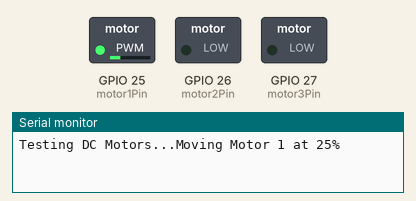
Simulated run of this sketch. Board: ESP32. Shown: switched loads named in the sketch (green lamp = pin HIGH), the last lines printed to the serial monitor.

Above: at 0.1 s.
At 30.1 s:
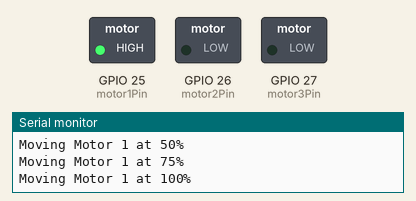
At 70.1 s:
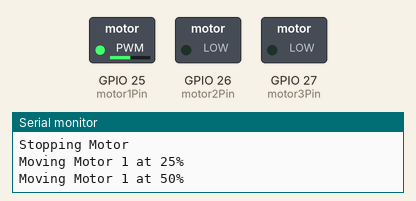
At 100.1 s:
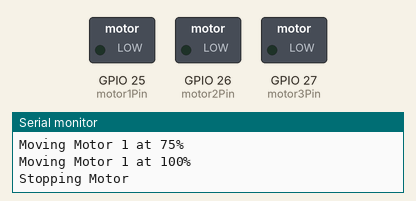
Timing chart, 0 to 121.5 s (numbered marks = the images above):
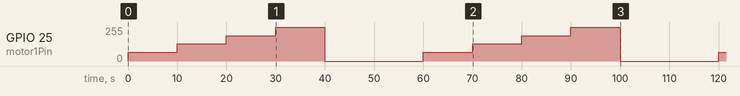

Measured:
- by itself, GPIO 25 (motor1Pin): 0/255 → 64/255 at 0.00 s, → 128/255 10.0 s later, → 191/255 10.0 s later, → 255/255 10.0 s later, … (11 changes in this stretch)

The sketch:

MotorsTTCannon.ino
```cpp
// Setting Motor Pins
const int motor1Pin = 25;
const int motor2Pin = 26;
const int motor3Pin = 27;

// Setting PWM properties
const int freq = 1000;

const int channel1 = 0;
const int channel2 = 1;
const int channel3 = 2;

const int resolution = 10;

void setup()
{
    // Setting Motor Pins as OUTPUTS
    pinMode(motor1Pin, OUTPUT);
    pinMode(motor2Pin, OUTPUT);
    pinMode(motor3Pin, OUTPUT);

    // Setting LED PWM functionalities
    ledcSetup(channel1, freq, resolution);
    ledcSetup(channel2, freq, resolution);
    ledcSetup(channel2, freq, resolution);

    // attach the channel to the GPIO to be controlled
    ledcAttachPin(motor1Pin, channel1);
    ledcAttachPin(motor2Pin, channel2);
    ledcAttachPin(motor3Pin, channel3);

    // Opens serial channel
    Serial.begin(115200);
    // Testing
    Serial.print("Testing DC Motors...");
}

void loop()
{
    Serial.println("Moving Motor 1 at 25%");
    ledcWrite(channel1, 256);
    delay(10000);

    Serial.println("Moving Motor 1 at 50%");
    ledcWrite(channel1, 512);
    delay(10000);

    Serial.println("Moving Motor 1 at 75%");
    ledcWrite(channel1, 768);
    delay(10000);

    Serial.println("Moving Motor 1 at 100%");
    ledcWrite(channel1, 1023);
    delay(10000);

    Serial.println("Stopping Motor");
    ledcWrite(channel1, 0);
    delay(20000);

}
```
